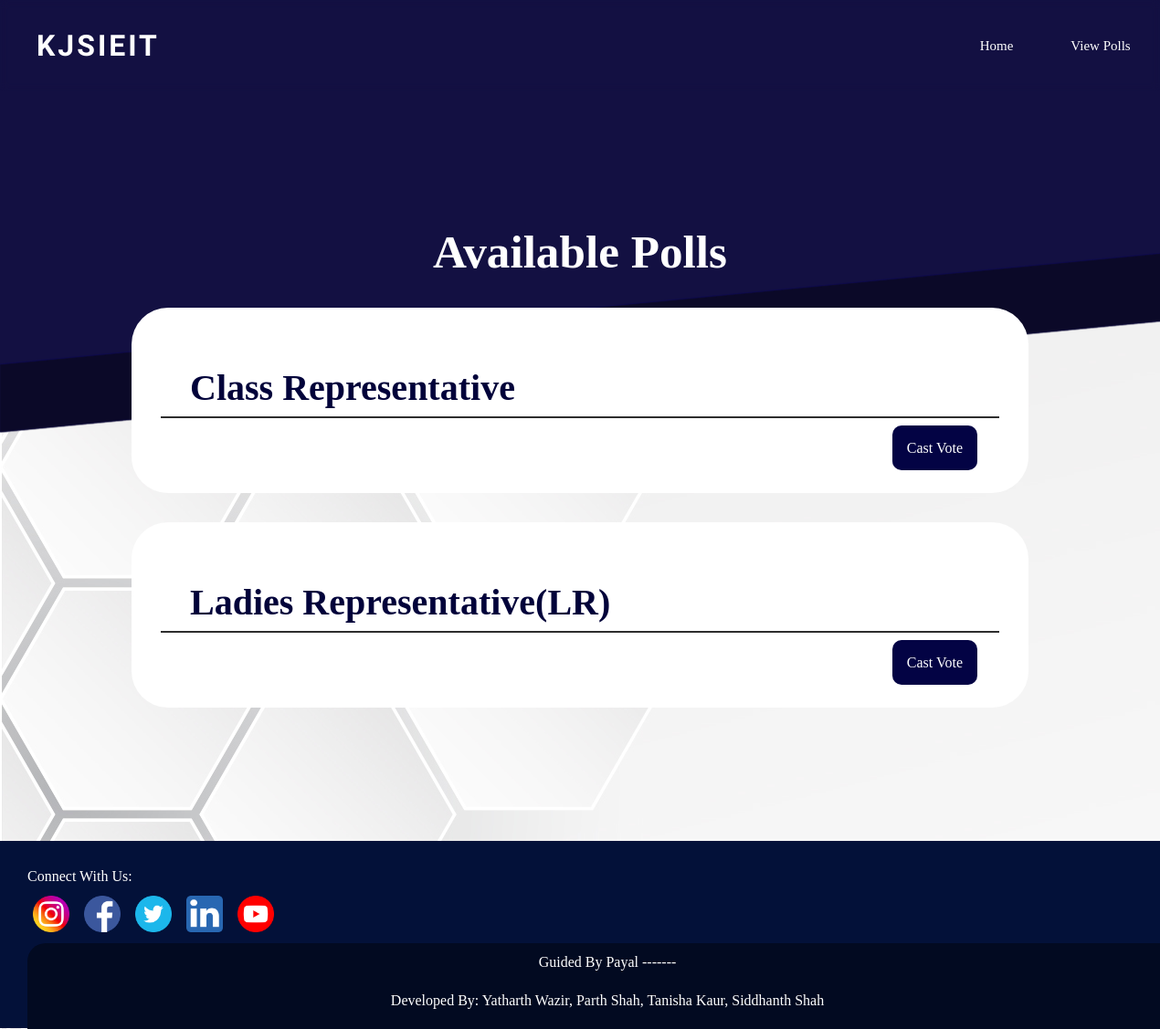
Before: /a-view-polls/ with the older database file.
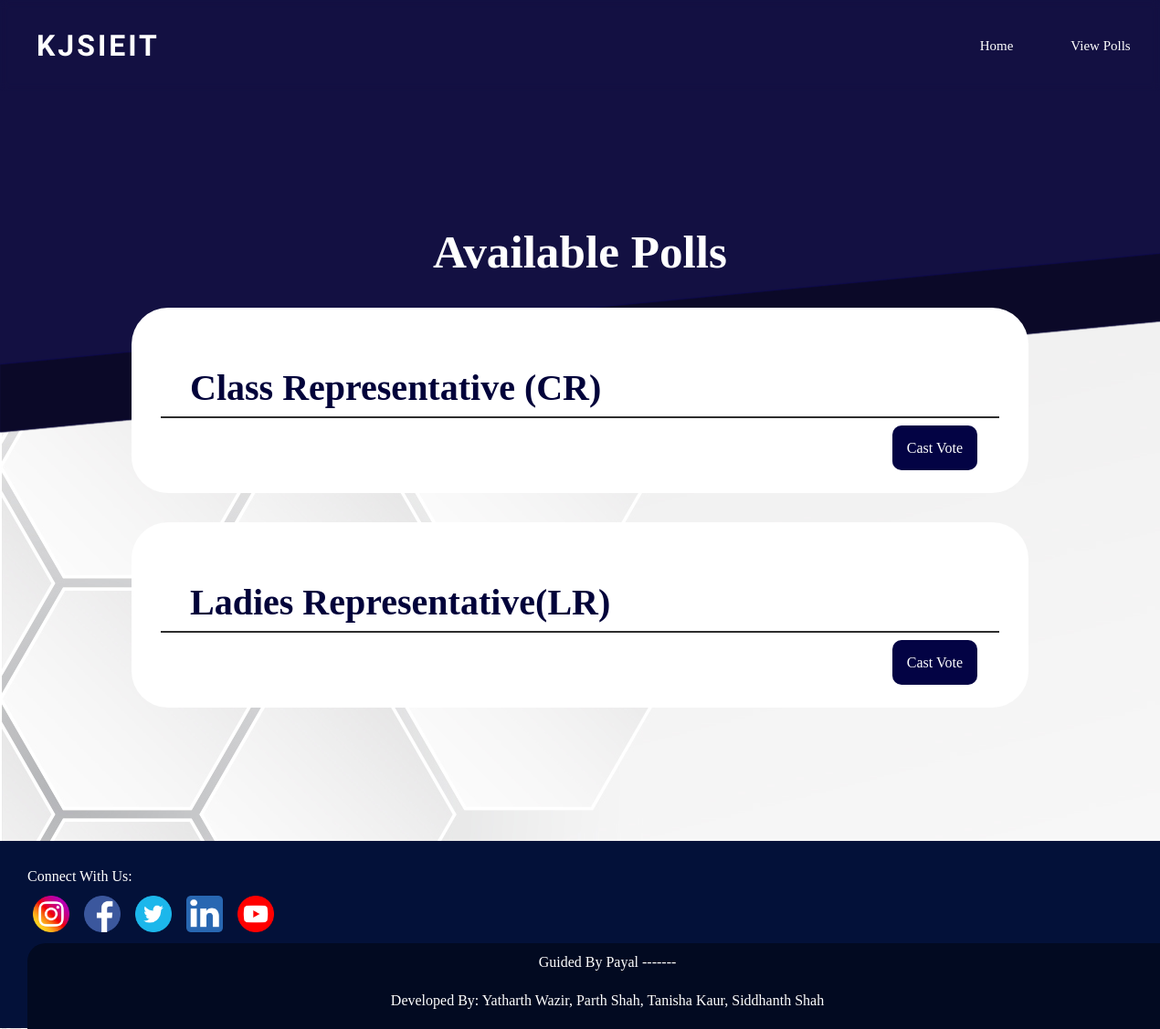
After: the same page with the newer database file.
### vote/models.py (models this page shows, shortened)
class ADivPoll(models.Model):
    Elections_for = models.TextField(max_length=30, null=True)
    candidate_1 = models.CharField(max_length=30, null=True)
    candidate_2 = models.CharField(max_length=30, null=True)
    candidate_3 = models.CharField(max_length=30, null=True)
    candidate_1_count = models.IntegerField(default=0)
    candidate_2_count = models.IntegerField(default=0)
    candidate_3_count = models.IntegerField(default=0)

### vote/views.py (the view)
# urls.py: path('a-view-polls/', views.viewPollsA, name='a-view-polls'),
def viewPollsA(request):
    polls = ADivPoll.objects.all()
    context = {'polls': polls}
    return render(request, "vote/a_view_polls.html",context)

### vote/templates/vote/a_view_polls.html (shortened to what this page needs)
{% extends "vote/a_navbar.html" %}
{% block content %}
<!DOCTYPE html>
<html lang="en">
<head>
    {% load static %}
    <link rel="stylesheet" href="{% static 'vote/css/view-polls.css' %}">
</head>
<body>
<div class="card">
    <div class="panel-heading"><h1 class="head">Available Polls</h1></div>
        <div class="pollbox">
            <ul class="poll-list">
                {% for poll in polls %}
                <div class="poll-card">
                <li class="poll-item">
                    <div class="poll-title">{{ poll.Elections_for }}</div>
                    <div class="actions">
                        <a class="links" href="{% url 'a-vote' forloop.counter %}" class="vote">Cast Vote</a> &nbsp;
                    </div>
                </li>
                </div>
                {% endfor %}
            </ul>
        </div>
</div>
</body>
</html>
{% endblock %}

Changed rows visible on the page:
changed ADivPoll: Elections_for "Class Representative" → "Class Representative (CR)"
